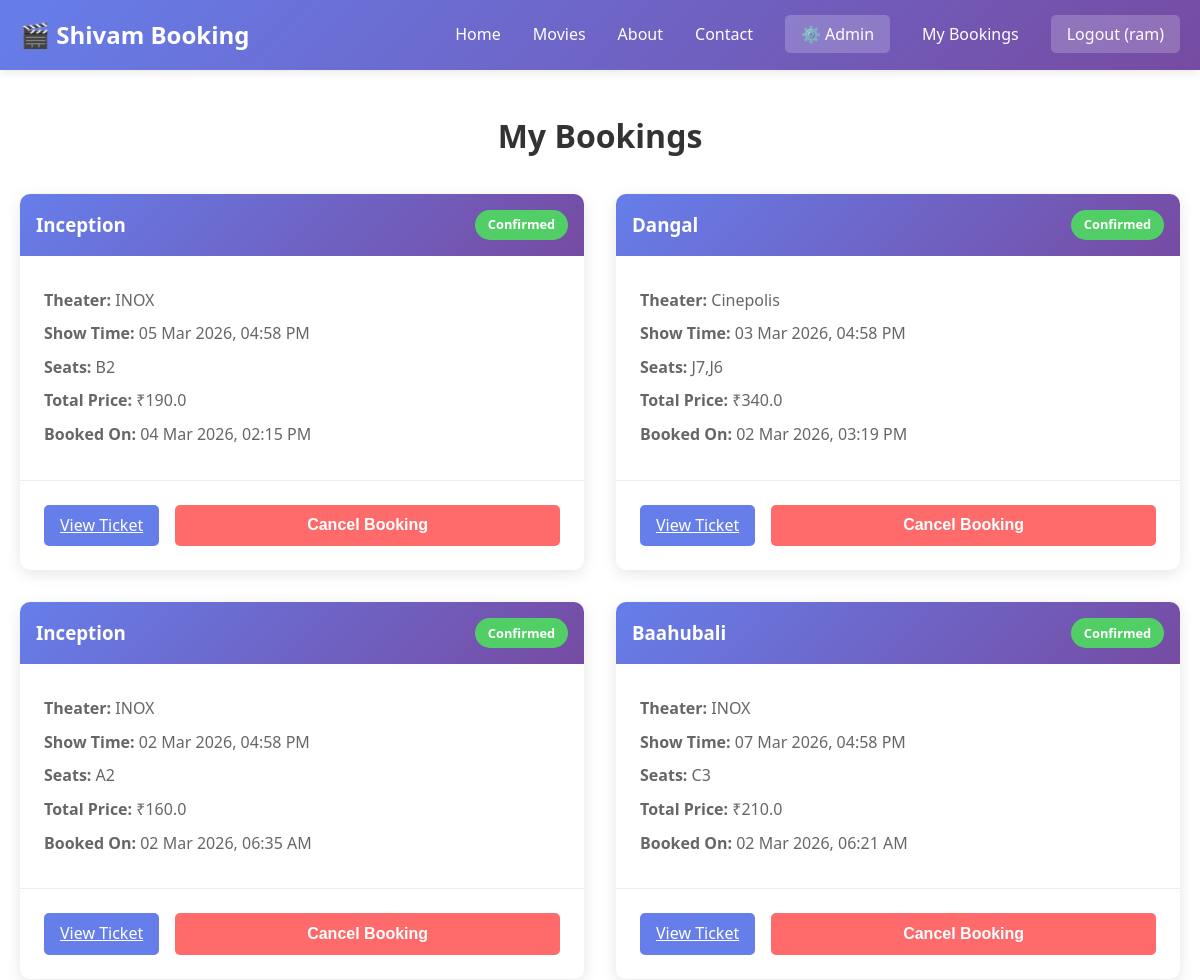
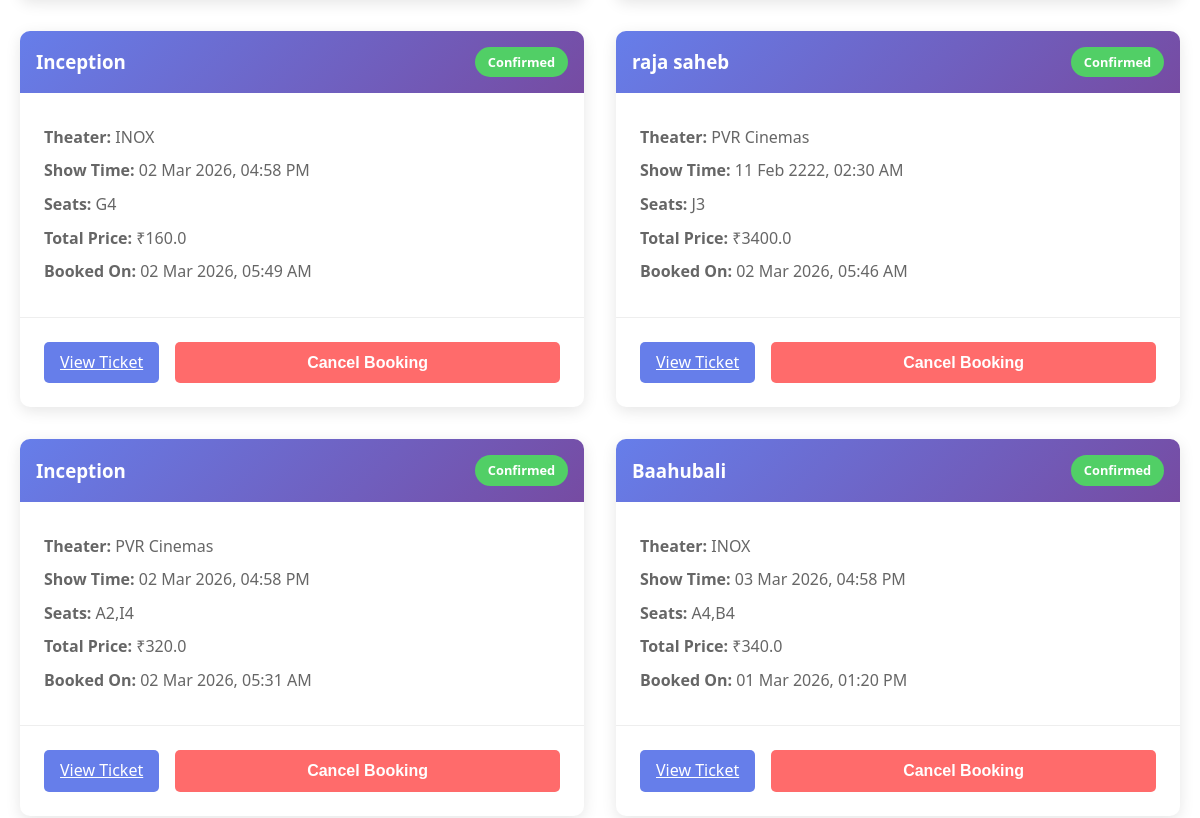
/bookings (signed in, upper part), run on an earlier commit of the app's database (2 pictures, top to bottom).
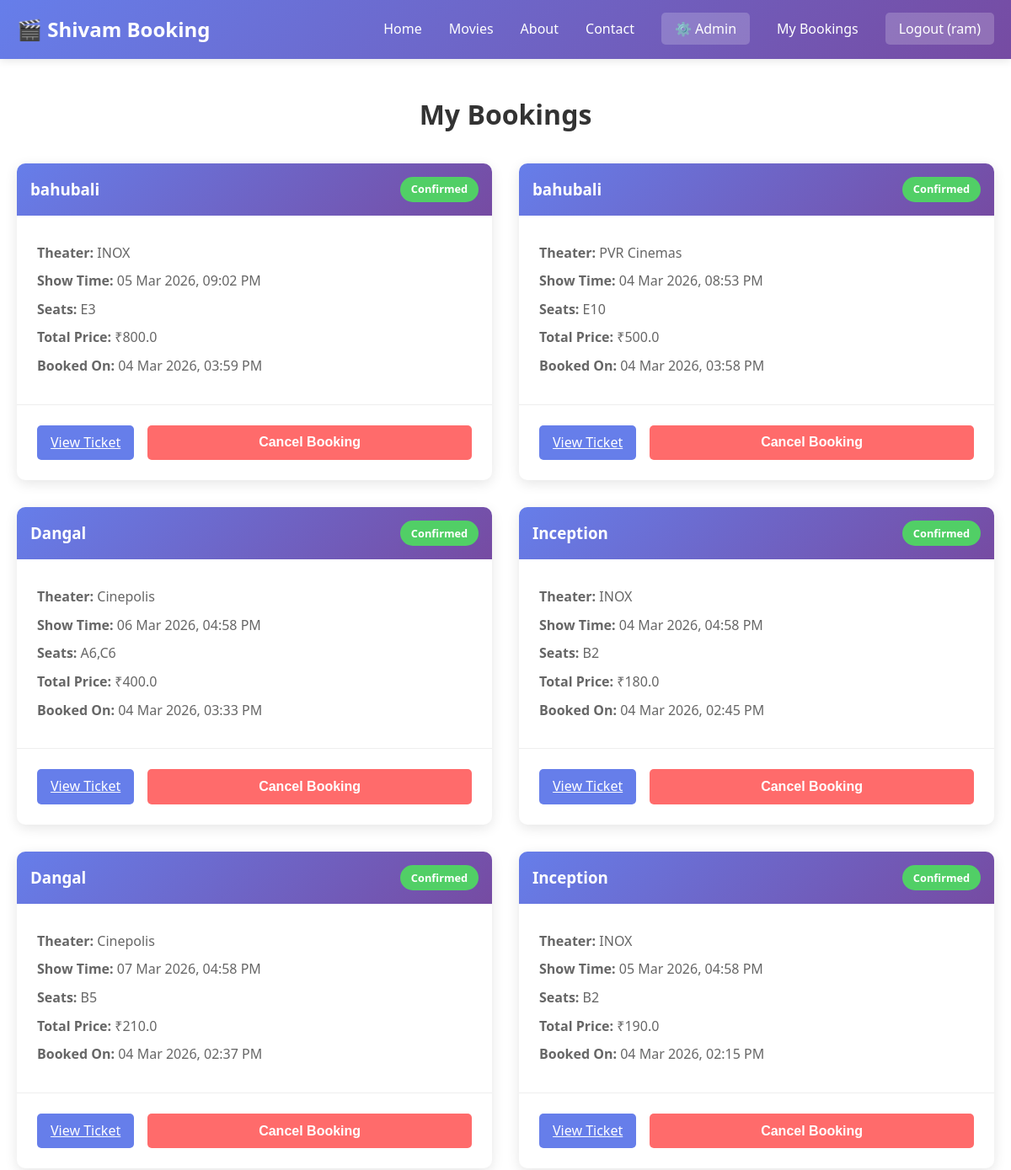
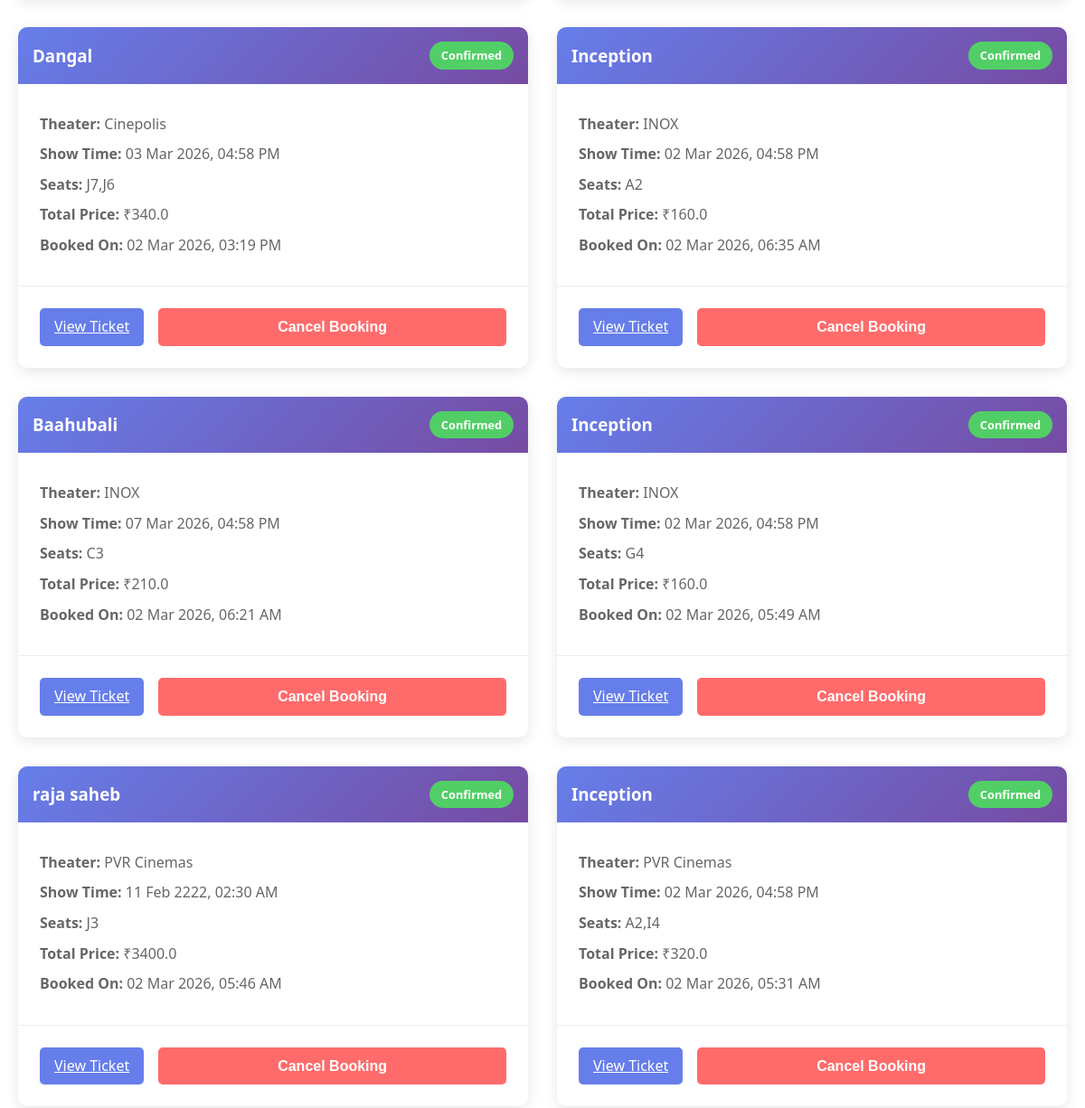
And on a later commit of the database (2 pictures, top to bottom).
### tables this page shows
CREATE TABLE bookings (
                id INTEGER PRIMARY KEY AUTOINCREMENT,
                user_id INTEGER NOT NULL,
                show_id INTEGER NOT NULL,
                seats TEXT NOT NULL,
                total_price REAL NOT NULL,
                booking_date TIMESTAMP DEFAULT CURRENT_TIMESTAMP,
                status TEXT DEFAULT 'confirmed',
                FOREIGN KEY(user_id) REFERENCES users(id),
                FOREIGN KEY(show_id) REFERENCES shows(id)
            );

CREATE TABLE movies (
                id INTEGER PRIMARY KEY AUTOINCREMENT,
                title TEXT NOT NULL,
                description TEXT,
                genre TEXT,
                rating REAL,
                duration INTEGER,
                language TEXT,
                poster_url TEXT,
                status TEXT DEFAULT 'active',
                created_at TIMESTAMP DEFAULT CURRENT_TIMESTAMP
            );

CREATE TABLE shows (
                id INTEGER PRIMARY KEY AUTOINCREMENT,
                movie_id INTEGER NOT NULL,
                theater_name TEXT NOT NULL,
                show_time TIMESTAMP NOT NULL,
                price REAL NOT NULL,
                total_seats INTEGER DEFAULT 100,
                available_seats INTEGER DEFAULT 100,
                FOREIGN KEY(movie_id) REFERENCES movies(id)
            );

### app/routes.py (the view)
@booking_bp.route('/bookings')
def my_bookings():
    if 'user_id' not in session:
        return redirect(url_for('auth.login'))
    bookings = Booking.get_user_bookings(session['user_id'])
    bookings_list = []
    for booking in bookings:
        bookings_list.append({
            'id': booking[0],
            'user_id': booking[1],
            'show_id': booking[2],
            'seats': booking[3],
            'total_price': booking[4],
            'booking_date': booking[5],
            'status': booking[6],
            'movie_title': booking[7],
            'movie_poster': booking[8],
            'theater': booking[9],
            'show_time': booking[10]
        })
    return render_template('my_bookings.html', bookings=bookings_list,
                         is_logged_in=True, username=session.get('username'))

### app/__init__.py (called while the page is built)
def format_datetime_filter(value, format='%d %b %Y, %I:%M %p'):
    if isinstance(value, str):
        dt_object = datetime.fromisoformat(value.replace('Z', '+00:00'))
        return dt_object.strftime(format)
    if value is None:
        return ""
    return value.strftime(format)

### app/models.py (called while the page is built)
    @staticmethod
    def get_user_bookings(user_id):
        conn = sqlite3.connect(DATABASE, timeout=30)
        try:
            cursor = conn.cursor()
            cursor.execute('''
                SELECT b.*, m.title, m.poster_url, sh.theater_name, sh.show_time
                FROM bookings b
                JOIN shows sh ON b.show_id = sh.id
                JOIN movies m ON sh.movie_id = m.id
                WHERE b.user_id = ?
                ORDER BY b.booking_date DESC
            ''', (user_id,))
            return cursor.fetchall()
        finally:
            conn.close()

### templates/my_bookings.html (shortened to what this page needs)
{% extends 'base.html' %}  {% block content %}
<div class="my-bookings-page container">
  <h1>My Bookings</h1>
  {% if bookings %}
  <div class="bookings-list">
    {% for booking in bookings %}
    <div class="booking-card">
      <div class="booking-header">
        <h3>{{ booking.movie_title }}</h3>
        <span class="status {{ booking.status }}"
          >{{ booking.status|capitalize }}</span
        >
      </div>
      <div class="booking-details">
        <p><strong>Theater:</strong> {{ booking.theater }}</p>
        <p>
          <strong>Show Time:</strong> {{ booking.show_time | format_datetime }}
        </p>
        <p><strong>Seats:</strong> {{ booking.seats }}</p>
        <p><strong>Total Price:</strong> ₹{{ booking.total_price }}</p>
        <p>
          <strong>Booked On:</strong> {{ booking.booking_date | format_datetime
          }}
        </p>
      </div>
      <div class="booking-actions">
        <a
          href="{{ url_for('booking.ticket_view', booking_id=booking.id) }}"
          class="btn-secondary"
          >View Ticket</a
        >
        {% if booking.status == 'confirmed' %}
        <button
          class="btn-primary"
          style="background: #ff6b6b"
          onclick="cancelBooking({{ booking.id }})"
        >
          Cancel Booking
        </button>
        {% endif %}
      </div>
    </div>
    {% endfor %}
  </div>
  {% else %}
  <div class="no-bookings">
    <p>You haven't booked any tickets yet.</p>
    <a href="{{ url_for('main.index') }}" class="cta-button">Book Now</a>
  </div>
  {% endif %}
</div>
{% endblock %}

What changed in the data, as far as the page shows it:
no longer on this page (row unchanged): bookings: movie_title "Baahubali", status "Confirmed", theater "INOX", show_time "03 Mar 2026, 04:58 PM", seats "A4,B4", total_price "340.0", booking_date "01 Mar 2026, 01:20 PM"
added bookings: movie_title "bahubali", status "Confirmed", theater "INOX", show_time "05 Mar 2026, 09:02 PM", seats "E3", total_price "800.0", booking_date "04 Mar 2026, 03:59 PM"
added bookings: movie_title "bahubali", status "Confirmed", theater "PVR Cinemas", show_time "04 Mar 2026, 08:53 PM", seats "E10", total_price "500.0", booking_date "04 Mar 2026, 03:58 PM"
added bookings: movie_title "Dangal", status "Confirmed", theater "Cinepolis", show_time "06 Mar 2026, 04:58 PM", seats "A6,C6", total_price "400.0", booking_date "04 Mar 2026, 03:33 PM"
added bookings: movie_title "Inception", status "Confirmed", theater "INOX", show_time "04 Mar 2026, 04:58 PM", seats "B2", total_price "180.0", booking_date "04 Mar 2026, 02:45 PM"
added bookings: movie_title "Dangal", status "Confirmed", theater "Cinepolis", show_time "07 Mar 2026, 04:58 PM", seats "B5", total_price "210.0", booking_date "04 Mar 2026, 02:37 PM"
